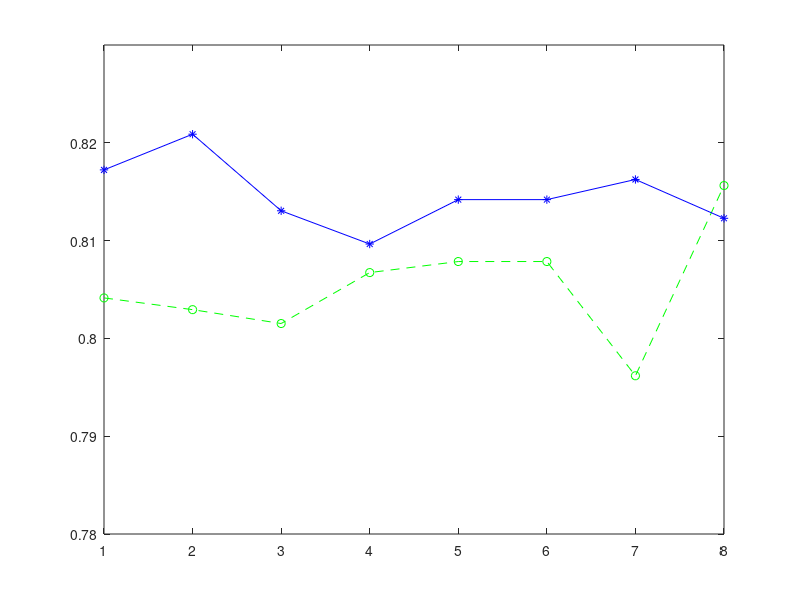

MATLAB code for this plot: (Note: this script raises an error after producing the figure.)
data_x = [1 2 3 4 5 6 7 8];
data_y1 = [0.80414 0.80294 0.80152 0.80673 0.80786 0.80786 0.79618 0.81563];
data_y2 = [0.81723 0.82088 0.81305 0.80965 0.81419 0.81419 0.81625 0.81228];

fig = figure; % Create new figure
p = plot(data_x,data_y1,'g--o',data_x,data_y2,'b-*');
ylim([0.78 0.83]);
%grid on
%h = hline(0.80786, 'r', 'BL1');
h = hline(0.80786, 'r:', 'BL1');
legend('No Rank', 'Rank', 'Location', 'south');
xticklabel_rotate([1 2 3 4 5 6 7 8], 90, {'H-VC', 'H-CFC', 'HV-VC', 'HV-CFC', 'V-VC', 'V-CFC', 'VH-VC', 'VH-CFC'}, 'Fontsize',8);

labels1 = {'SVM', 'RF', 'RF', 'RF', 'SVM', 'SVM', 'SVM', 'SVM'};
text(data_x, data_y1, labels1, 'VerticalAlignment','top','HorizontalAlignment','left', 'FontSize', 8);
%hText1 = text(data_x, data_y1, labels1, 'FontSize', 8);
%set(hText1, 'Rotation', 90, 'VerticalAlignment','top','HorizontalAlignment','left');

labels2 = {'SVM(R4-2)', 'SVM(R4-2)', 'SVM(R1-2)', 'RF(R1-3)', 'RF(R3-3)', 'RF(R3-3)', 'SVM(R4-2)', 'SVM(R4-2)'};
hText2 = text(data_x, data_y2, labels2, 'FontSize', 8);
set(hText2, 'Rotation', 90, 'VerticalAlignment','top','HorizontalAlignment','left');

title({'Comparison of the high scored models with baseline', 'and w/o rank on MIMIC-II Adult(F) Dataset'}, 'FontSize',12,'FontWeight','bold');
ylabel('Fwa score','FontSize',11,'FontWeight','bold');
xlabel('Ensemble Models','FontSize',11,'FontWeight','bold');

set(fig, 'Units', 'Inches');
pos = get(fig, 'Position');
set(fig, 'PaperPositionMode', 'Auto', 'PaperUnits', 'Inches', 'PaperSize', [pos(3), pos(4)]);
print(fig, 'mimic2_adultk1f_high_score', '-dpdf', '-r0');
%print(fig, 'mimic2_adultk1f_high_score', '-dpng');
